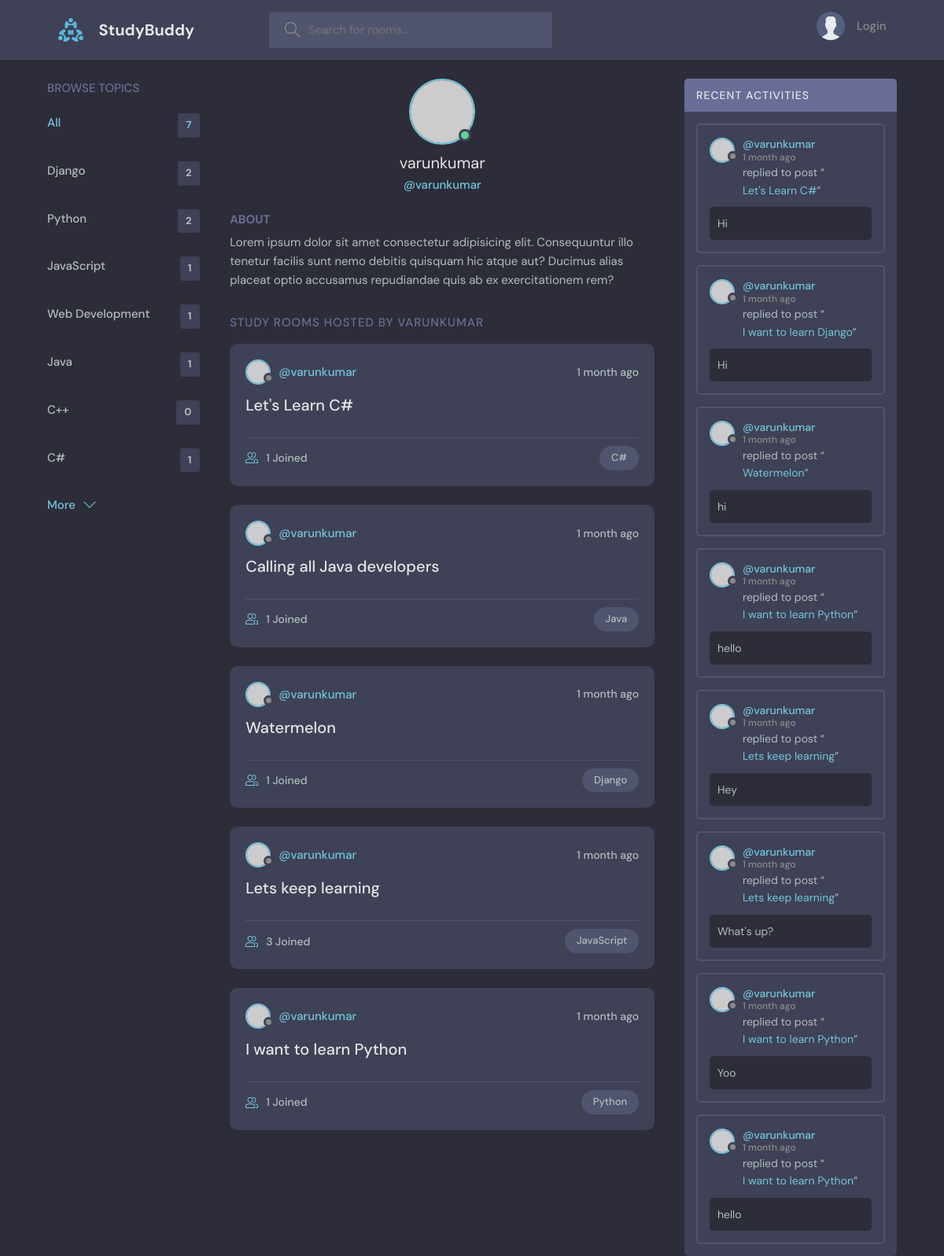
Page /profile/1/ on the committed database.
### base/models.py (models this page shows, shortened)
class Topic(models.Model):
    name = models.CharField(max_length=200)

class Room(models.Model):
    host = models.ForeignKey(User,on_delete=models.SET_NULL,null=True)
    topic = models.ForeignKey(Topic,on_delete=models.SET_NULL,null=True)
    name=models.CharField(max_length=200)
    description=models.TextField(null=True,blank=True)
    participants=models.ManyToManyField(User,related_name='participants',blank=True)
    updated=models.DateTimeField(auto_now=True)
    created=models.DateTimeField(auto_now_add=True)
    class Meta:
        ordering=['-updated','-created']
    def __str__(self):
        return self.name

class Messages(models.Model):
    user = models.ForeignKey(User,on_delete=models.CASCADE)
    room = models.ForeignKey(Room,on_delete=models.CASCADE)
    body=models.TextField()
    updated=models.DateTimeField(auto_now=True)
    created=models.DateTimeField(auto_now_add=True)
    class Meta:
        ordering=['-updated','-created']
    def __str__(self):
        return self.body[0:50]

### base/views.py (the view)
# urls.py: path('profile/<str:pk>/',views.userProfile,name='profile'),
def userProfile(request,pk):
    user=User.objects.get(id=pk)
    topics=Topic.objects.all()
    rooms=user.room_set.all()
    room_messages=user.messages_set.all()
    context={'topics':topics,'user':user,'rooms':rooms,'room_messages':room_messages}
    return render(request,'base/profile.html',context)

### base/templates/base/profile.html (shortened to what this page needs)
{% extends 'main.html' %}
{% block content%}
  <main class="profile-page layout layout--3">
    <div class="container">
      {% include 'base/topics_component.html' %}
      <div class="roomList">
        <div class="profile">
          <div class="profile__avatar">
            <div class="avatar avatar--large active">
              <img src="https://randomuser.me/api/portraits/men/11.jpg" />
            </div>
          </div>
          <div class="profile__info">
            <h3>{{user.username}}</h3>
            <p>@{{user.username}}</p>
          </div>
          <div class="profile__about">
            <h3>About</h3>
            <p>
              Lorem ipsum dolor sit amet consectetur adipisicing elit. Consequuntur illo tenetur
              facilis sunt nemo debitis quisquam hic atque aut? Ducimus alias placeat optio
              accusamus repudiandae quis ab ex exercitationem rem?
            </p>
          </div>
        </div>
        <div class="roomList__header">
          <div>
            <h2>Study Rooms Hosted by {{user.username}}</a>
            </h2>
          </div>
        </div>
        {% include 'base/feed_component.html' %}
      </div>
      {% include 'base/activity_component.html' %}
    </div>
  </main>
{% endblock %}

### templates/main.html (shortened to what this page needs)
<!DOCTYPE html>
{% load static %}
<html lang="en">
  <head>
    <link rel="stylesheet" href="{% static 'styles/style.css' %}" />
  </head>
  <body>
    {% include 'navbar.html' %}
    {% block content%}
    {% endblock %}
  </body>
</html>

### templates/navbar.html (shortened to what this page needs)
{% load static %}
<header class="header header--loggedIn">
    <div class="container">
      <a href="{% url 'home' %}" class="header__logo">
        <img src="{%  static 'images/logo_1.svg' %}" />
        <h1>StudyBuddy</h1>
      </a>
      <form class="header__search" method="get" action="{% url 'home' %}">
        <label>
          <input type="text" name="q" placeholder="Search for rooms..." />
        </label>
      </form>
      <nav class="header__menu">
        {% if request.user.is_authenticated %}
        <div class="header__user">
          <a href="{% url 'profile' request.user.id %}">
            <div class="avatar avatar--medium active">
              <img src="https://randomuser.me/api/portraits/men/37.jpg" />
            </div>
            <p>{{request.user.username}}<span>@{{request.user.username}}</span></p>
          </a>
          <button class="dropdown-button">
            <svg version="1.1" xmlns="http://www.w3.org/2000/svg" width="32" height="32" viewBox="0 0 32 32">
              <title>chevron-down</title>
              <path d="M16 21l-13-13h-3l16 16 16-16h-3l-13 13z"></path>
            </svg>
          </button>
        </div>
        {% else %}
        <a href="{% url 'login' %}">
          <img src="{%  static 'images/avatar.svg' %}" />
          <p>Login</p>
        </a>
        {% endif %}
      </nav>
    </div>
  </header>

### base/templates/base/topics_component.html
<div class="topics">
    <div class="topics__header">
      <h2>Browse Topics</h2>
    </div>
    <ul class="topics__list">
      <li>
        <a href="{% url 'home' %}" class="active">All <span>{{topics.count}}</span></a>
      </li>
      {% for topic in topics%}
      <li>
        <a href="{% url 'home' %}?q={{topic.name}}">{{topic.name}} <span>{{topic.room_set.all.count}}</span></a>
      </li>
      {% endfor %}
    </ul>
    <a class="btn btn--link" href="{% url 'topics' %}">
      More
      <svg version="1.1" xmlns="http://www.w3.org/2000/svg" width="32" height="32" viewBox="0 0 32 32">
        <title>chevron-down</title>
        <path d="M16 21l-13-13h-3l16 16 16-16h-3l-13 13z"></path>
      </svg>
    </a>
  </div>

### base/templates/base/feed_component.html (shortened to what this page needs)
{% for room in rooms %}
<div class="roomListRoom">
    <div class="roomListRoom__header">
      <a href="{% url 'profile' room.host.id %}" class="roomListRoom__author">
        <div class="avatar avatar--small">
          <img src="https://randomuser.me/api/portraits/women/11.jpg" />
        </div>
        <span>@{{room.host.username}}</span>
      </a>
      <div class="roomListRoom__actions">
        <span>{{room.created|timesince}} ago</span>
      </div>
    </div>
    <div class="roomListRoom__content">
      <a href="{% url 'room' room.id %}">{{room.name}}</a>
    </div>
    <div class="roomListRoom__meta">
      <a href="{% url 'room' room.id %}" class="roomListRoom__joined">
        {{room.participants.all.count}} Joined
      </a>
      <p class="roomListRoom__topic">{{room.topic.name}}</p>
    </div>
</div>
{% endfor %}

### base/templates/base/activity_component.html (shortened to what this page needs)
<div class="activities">
    <div class="activities__header">
      <h2>Recent Activities</h2>
    </div>
    {% for message in room_messages %}
    <div class="activities__box">
      <div class="activities__boxHeader roomListRoom__header">
        <a href="{% url 'profile' message.user.id %}" class="roomListRoom__author">
          <div class="avatar avatar--small">
            <img src="https://randomuser.me/api/portraits/women/11.jpg" />
          </div>
          <p>
            @{{message.user}}
            <span>{{message.created|timesince}} ago</span>
          </p>
        </a>
      </div>
      <div class="activities__boxContent">
        <p>replied to post “<a href="{% url 'room' message.room.id %}">{{message.room}}</a>”</p>
        <div class="activities__boxRoomContent">
            {{message}}
        </div>
      </div>
    </div>
    {% endfor%}
</div>

### rows in the picture
Topic: name "Django", room_set.all.count "2"
Topic: name "Python", room_set.all.count "2"
Topic: name "JavaScript", room_set.all.count "1"
Topic: name "Web Development", room_set.all.count "1"
Topic: name "Java", room_set.all.count "1"
Topic: name "C++", room_set.all.count "0"
Topic: name "C#", room_set.all.count "1"
Room: host.username "varunkumar", created "1 month", name "Let's Learn C#", participants.all.count "1", topic.name "C#"
Room: host.username "varunkumar", created "1 month", name "Calling all Java developers", participants.all.count "1", topic.name "Java"
Room: host.username "varunkumar", created "1 month", name "Watermelon", participants.all.count "1", topic.name "Django"
Room: host.username "varunkumar", created "1 month", name "Lets keep learning", participants.all.count "3", topic.name "JavaScript"
Room: host.username "varunkumar", created "1 month", name "I want to learn Python", participants.all.count "1", topic.name "Python"
Messages: user "varunkumar", created "1 month", room "Let's Learn C#", body "Hi"
Messages: user "varunkumar", created "1 month", room "I want to learn Django", body "Hi"
Messages: user "varunkumar", created "1 month", room "Watermelon", body "hi"
Messages: user "varunkumar", created "1 month", room "I want to learn Python", body "hello"
Messages: user "varunkumar", created "1 month", room "Lets keep learning", body "Hey"
Messages: user "varunkumar", created "1 month", room "Lets keep learning", body "What's up?"
Messages: user "varunkumar", created "1 month", room "I want to learn Python", body "Yoo"
Messages: user "varunkumar", created "1 month", room "I want to learn Python", body "hello"

### other values in the picture
{{ topics.count }} "7"
{{ user.username }} "varunkumar"
{{ user.username }} "VARUNKUMAR"
